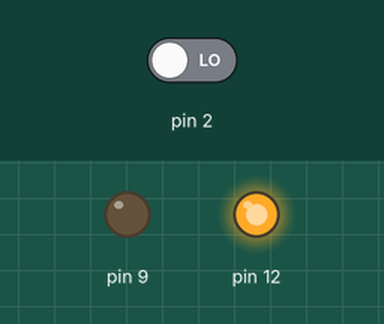
This sketch was run on a simulated Arduino Uno, built with avr-gcc and run on an emulated ATmega328P. Shown: output pins drawn as LEDs (lit = HIGH). The inputs (shaded band) are chosen by the test bench; at power-on: pin 2 LOW.

Above: at 1.2 s.
1.3 s: pin 2 driven HIGH
At 2.4 s:
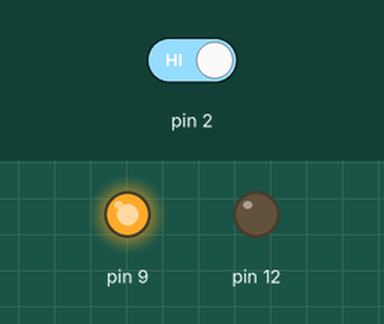
2.8 s: pin 2 driven LOW
At 3.6 s:
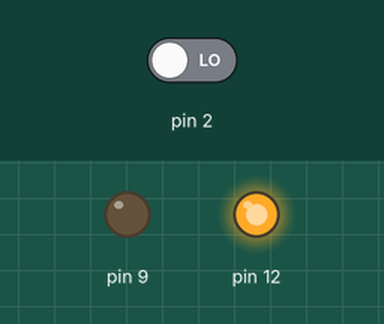
Timing chart, 0 to 5.8 s (numbered marks = the images above; inputs shaded):
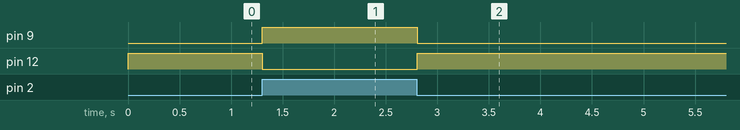

Measured:
- after the input at 1.3 s, pin 9: LOW → HIGH at once; pin 12: HIGH → LOW at once
- after the input at 2.8 s, pin 9: HIGH → LOW at once; pin 12: LOW → HIGH at once

The sketch:

sketch.ino
```cpp
int ButtonState = 0;

void setup()
{
  pinMode(2, INPUT);
  pinMode(9, OUTPUT);
  pinMode(12, OUTPUT);
}

void loop()
{
  ButtonState = digitalRead(2);
  if (ButtonState == HIGH) {
    ButtonState = HIGH;
    digitalWrite(9, HIGH);
    digitalWrite(12, LOW);
  } else {
    digitalWrite(9, LOW);
    digitalWrite(12, HIGH);
  }
  delay(10); // Delay a little bit to improve simulation performance
}
```
